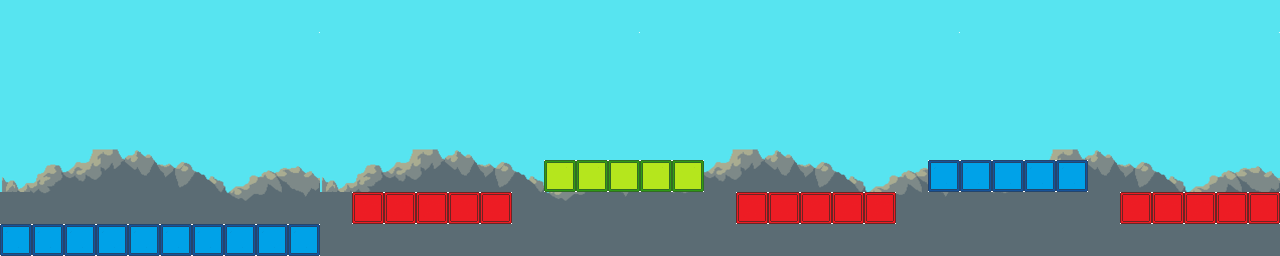

Tiled map render using the project's own tile images. Description and the map definition, with tile-layer contents summarised, below:
An orthogonal 40x8 tile map with 32x32 px tiles, 4 tile layers (background, Blue, Green, Red), 2 tilesets and 23 objects.

<map version="1.0" tiledversion="1.1.5" orientation="orthogonal" renderorder="right-down" width="40" height="8" tilewidth="32" tileheight="32" infinite="0" nextobjectid="27">
 <tileset firstgid="1" source="Tileset.tsx" />
 <tileset firstgid="4" source="bck.tsx" />
 <layer name="background" width="40" height="8" locked="1">
  <data>[320 cells, 285 non-empty, 68 distinct tile ids]</data>
 </layer>
 <layer name="Blue" width="40" height="8" locked="1">
  <data>[320 cells, 15 non-empty, 1 distinct tile ids]</data>
 </layer>
 <layer name="Green" width="40" height="8" locked="1">
  <data>[320 cells, 5 non-empty, 1 distinct tile ids]</data>
 </layer>
 <layer name="Red" width="40" height="8" locked="1">
  <data>[320 cells, 15 non-empty, 1 distinct tile ids]</data>
 </layer>
 <objectgroup name="diamonds" locked="1">
  <object id="1" x="155" y="182" height="1">
   <ellipse />
  </object>
  <object id="2" x="164" y="177" width="27" height="21">
   <ellipse />
  </object>
  <object id="3" x="232" y="189" width="26" height="28">
   <ellipse />
  </object>
  <object id="4" x="419" y="163" width="28" height="25">
   <ellipse />
  </object>
  <object id="5" x="609" y="134" width="21" height="23">
   <ellipse />
  </object>
  <object id="6" x="639" y="134" width="20" height="23">
   <ellipse />
  </object>
  <object id="7" x="767" y="169" width="24" height="22">
   <ellipse />
  </object>
  <object id="8" x="826" y="176" width="24" height="18">
   <ellipse />
  </object>
  <object id="9" x="1008" y="133" width="29" height="22">
   <ellipse />
  </object>
  <object id="10" x="1177" y="173" width="28" height="17">
   <ellipse />
  </object>
  <object id="11" x="961" y="139" width="31" height="20">
   <ellipse />
  </object>
  <object id="12" x="125" y="191" width="30" height="25">
   <ellipse />
  </object>
 </objectgroup>
 <objectgroup name="Blue" locked="1">
  <object id="15" x="3" y="224" width="317" height="31" />
  <object id="16" x="930" y="163" width="156" height="27" />
 </objectgroup>
 <objectgroup name="Green" locked="1">
  <object id="21" x="546" y="162" width="155" height="28" />
 </objectgroup>
 <objectgroup name="Red" locked="1">
  <object id="17" x="1123" y="195" width="155" height="28" />
  <object id="18" x="1122" y="194" width="3" />
  <object id="19" x="739" y="194" width="156" height="29" />
  <object id="20" x="356" y="194" width="156" height="30" />
 </objectgroup>
 <objectgroup name="spikes" locked="1">
  <object id="22" x="865" y="172" width="24" height="20">
   <ellipse />
  </object>
  <object id="24" x="675" y="142" width="23" height="19">
   <ellipse />
  </object>
  <object id="25" x="479" y="171" width="31" height="23">
   <ellipse />
  </object>
  <object id="26" x="291" y="199" width="28" height="24">
   <ellipse />
  </object>
 </objectgroup>
</map>